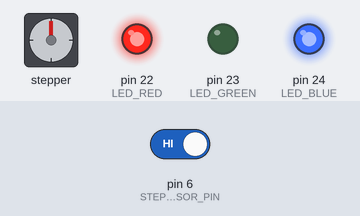
Recording of a sketch running on a simulated Arduino Mega 2560, built with avr-gcc and run on an emulated ATmega2560. Parts: stepper motor, output pins drawn as LEDs (lit = HIGH). Wiring (inferred from the names in the program): stepper motor (2045 steps per turn assumed): coils pin 2, pin 3, pin 4, pin 5. The test bench sets the inputs (shaded band); at power-on: pin 6 (STEPPER_IR_SENSOR_PIN) HIGH. Pins used as bus, display or sensor lines are not drawn.

Above: at 0.1 s.
At 9.8 s:
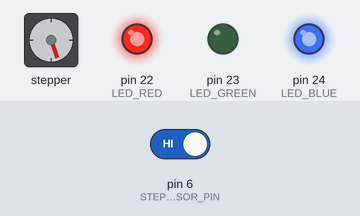
At 19.76 s:
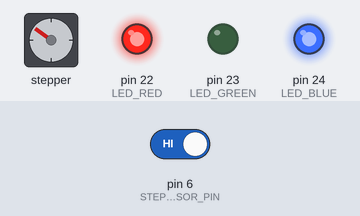
At 39.67 s:
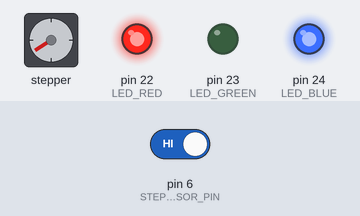
Timing chart, 0 to 40.0 s (numbered marks = the images above):
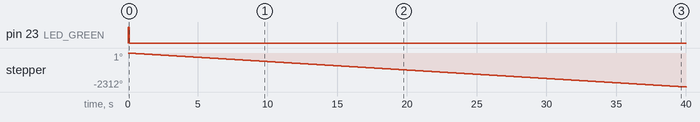

Measured:
- by itself, stepper: keeps turning counter-clockwise at about 58°/s

The sketch:

StepperHoming.ino
```cpp
#include <HCSR04.h>

#define STEPPER_PIN_1 2
#define STEPPER_PIN_2 3
#define STEPPER_PIN_3 4
#define STEPPER_PIN_4 5
#define STEPPER_IR_SENSOR_PIN 6
#define SONAR_ECHO 7
#define SONAR_TRIGGER 8


#define LED_RED    22  // P0.24
#define LED_GREEN  23  // P1.00
#define LED_BLUE   24  // P0.16

int pos = 0;    // variable to store the servo position

bool direction = false; //False == CW Motion, True = CCW Motion
int step_number = 0;

float angle = 0; //Clock-wise = Positive angle gain, Counter-clockwise = Negative angle gain
float gearStepperRatio = 2;
float angleStepRatio = 5.625/64*gearStepperRatio; //5.625 degrees/64 steps approximately  == 0.088 degrees/step
int stepperHomingExtraSteps = 36;
float t0 = 0;
float distance = 0;

void setup() {
  pinMode(STEPPER_PIN_1, OUTPUT);
  pinMode(STEPPER_PIN_2, OUTPUT);
  pinMode(STEPPER_PIN_3, OUTPUT);
  pinMode(STEPPER_PIN_4, OUTPUT);
  pinMode(STEPPER_IR_SENSOR_PIN, INPUT);
  pinMode(LED_RED, OUTPUT);
  pinMode(LED_GREEN, OUTPUT);
  pinMode(LED_BLUE, OUTPUT);
  digitalWrite(LED_RED, LOW);
  digitalWrite(LED_GREEN, HIGH);
  digitalWrite(LED_BLUE, HIGH);
  stepperHoming(); //Initialize Angle 0;
  digitalWrite(LED_RED, HIGH);
  digitalWrite(LED_GREEN, LOW);
  digitalWrite(LED_BLUE, HIGH);
}

void loop() {

 if(millis() - t0 > 2)
 {
    OneStep(direction);
    t0 = millis();
 }
  Serial.println(angle);
}

void stepperHoming()
{
  while(digitalRead(STEPPER_IR_SENSOR_PIN) == LOW)
  {
    OneStep(direction);
    delay(2);
  }
  while(stepperHomingExtraSteps > 0)
  {
    OneStep(direction);
    delay(2);
    stepperHomingExtraSteps--;
  }
  angle = 0;
}

void OneStep(bool dir){
  if(dir){
    angle -= angleStepRatio;
    switch(step_number){
      case 0:
        digitalWrite(STEPPER_PIN_1, HIGH);
        digitalWrite(STEPPER_PIN_2, LOW);
        digitalWrite(STEPPER_PIN_3, LOW);
        digitalWrite(STEPPER_PIN_4, LOW);
        break;
      case 1:
        digitalWrite(STEPPER_PIN_1, LOW);
        digitalWrite(STEPPER_PIN_2, HIGH);
        digitalWrite(STEPPER_PIN_3, LOW);
        digitalWrite(STEPPER_PIN_4, LOW);
        break;
      case 2:
        digitalWrite(STEPPER_PIN_1, LOW);
        digitalWrite(STEPPER_PIN_2, LOW);
        digitalWrite(STEPPER_PIN_3, HIGH);
        digitalWrite(STEPPER_PIN_4, LOW);
        break;
      case 3:
        digitalWrite(STEPPER_PIN_1, LOW);
        digitalWrite(STEPPER_PIN_2, LOW);
        digitalWrite(STEPPER_PIN_3, LOW);
        digitalWrite(STEPPER_PIN_4, HIGH);
        break;
    }
  }
  else{
    angle += angleStepRatio;
    switch(step_number){
      case 0:
        digitalWrite(STEPPER_PIN_1, LOW);
        digitalWrite(STEPPER_PIN_2, LOW);
        digitalWrite(STEPPER_PIN_3, LOW);
        digitalWrite(STEPPER_PIN_4, HIGH);
        break;
      case 1:
        digitalWrite(STEPPER_PIN_1, LOW);
        digitalWrite(STEPPER_PIN_2, LOW);
        digitalWrite(STEPPER_PIN_3, HIGH);
        digitalWrite(STEPPER_PIN_4, LOW);
        break;
      case 2:
        digitalWrite(STEPPER_PIN_1, LOW);
        digitalWrite(STEPPER_PIN_2, HIGH);
        digitalWrite(STEPPER_PIN_3, LOW);
        digitalWrite(STEPPER_PIN_4, LOW);
        break;
      case 3:
        digitalWrite(STEPPER_PIN_1, HIGH);
        digitalWrite(STEPPER_PIN_2, LOW);
        digitalWrite(STEPPER_PIN_3, LOW);
        digitalWrite(STEPPER_PIN_4, LOW);
        break;
    }
  }
  step_number++;
  if(step_number > 3){
    step_number = 0;
  }

  if(angle > 360.00)
  {
    angle = angle - 360.00;
  }
  else if(angle < 0)
  {
    angle = 360.00 + angle;
  }
}
```
